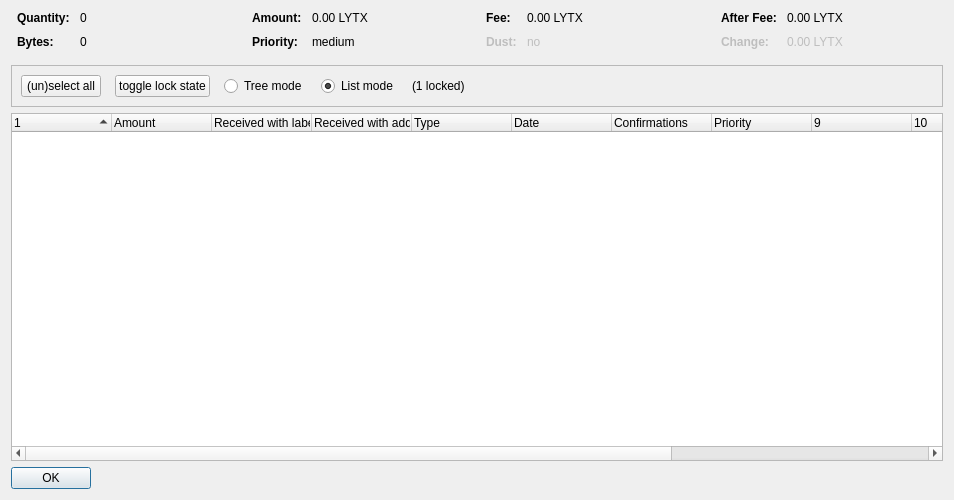
<?xml version="1.0" encoding="UTF-8"?>
<ui version="4.0">
 <class>CoinControlDialog</class>
 <widget class="QDialog" name="CoinControlDialog">
  <property name="geometry">
   <rect>
    <x>0</x>
    <y>0</y>
    <width>954</width>
    <height>500</height>
   </rect>
  </property>
  <property name="windowTitle">
   <string>Coin Selection</string>
  </property>
  <layout class="QVBoxLayout" name="verticalLayout">
   <item>
    <layout class="QHBoxLayout" name="horizontalLayoutTop" stretch="0,0,0,0">
     <property name="topMargin">
      <number>0</number>
     </property>
     <property name="bottomMargin">
      <number>10</number>
     </property>
     <item>
      <layout class="QFormLayout" name="formLayoutCoinControl1">
       <property name="horizontalSpacing">
        <number>10</number>
       </property>
       <property name="verticalSpacing">
        <number>10</number>
       </property>
       <property name="leftMargin">
        <number>6</number>
       </property>
       <property name="rightMargin">
        <number>6</number>
       </property>
       <item row="0" column="0">
        <widget class="QLabel" name="labelCoinControlQuantityText">
         <property name="font">
          <font>
           <weight>75</weight>
           <bold>true</bold>
          </font>
         </property>
         <property name="text">
          <string>Quantity:</string>
         </property>
        </widget>
       </item>
       <item row="0" column="1">
        <widget class="QLabel" name="labelCoinControlQuantity">
         <property name="cursor">
          <cursorShape>IBeamCursor</cursorShape>
         </property>
         <property name="contextMenuPolicy">
          <enum>Qt::ActionsContextMenu</enum>
         </property>
         <property name="text">
          <string notr="true">0</string>
         </property>
         <property name="textInteractionFlags">
          <set>Qt::LinksAccessibleByMouse|Qt::TextSelectableByKeyboard|Qt::TextSelectableByMouse</set>
         </property>
        </widget>
       </item>
       <item row="1" column="0">
        <widget class="QLabel" name="labelCoinControlBytesText">
         <property name="font">
          <font>
           <weight>75</weight>
           <bold>true</bold>
          </font>
         </property>
         <property name="text">
          <string>Bytes:</string>
         </property>
        </widget>
       </item>
       <item row="1" column="1">
        <widget class="QLabel" name="labelCoinControlBytes">
         <property name="cursor">
          <cursorShape>IBeamCursor</cursorShape>
         </property>
         <property name="contextMenuPolicy">
          <enum>Qt::ActionsContextMenu</enum>
         </property>
         <property name="text">
          <string notr="true">0</string>
         </property>
         <property name="textInteractionFlags">
          <set>Qt::LinksAccessibleByMouse|Qt::TextSelectableByKeyboard|Qt::TextSelectableByMouse</set>
         </property>
        </widget>
       </item>
      </layout>
     </item>
     <item>
      <layout class="QFormLayout" name="formLayoutCoinControl2">
       <property name="horizontalSpacing">
        <number>10</number>
       </property>
       <property name="verticalSpacing">
        <number>10</number>
       </property>
       <property name="leftMargin">
        <number>6</number>
       </property>
       <property name="rightMargin">
        <number>6</number>
       </property>
       <item row="0" column="0">
        <widget class="QLabel" name="labelCoinControlAmountText">
         <property name="font">
          <font>
           <weight>75</weight>
           <bold>true</bold>
          </font>
         </property>
         <property name="text">
          <string>Amount:</string>
         </property>
        </widget>
       </item>
       <item row="0" column="1">
        <widget class="QLabel" name="labelCoinControlAmount">
         <property name="cursor">
          <cursorShape>IBeamCursor</cursorShape>
         </property>
         <property name="contextMenuPolicy">
          <enum>Qt::ActionsContextMenu</enum>
         </property>
         <property name="text">
          <string notr="true">0.00 LYTX</string>
         </property>
         <property name="textInteractionFlags">
          <set>Qt::LinksAccessibleByMouse|Qt::TextSelectableByKeyboard|Qt::TextSelectableByMouse</set>
         </property>
        </widget>
       </item>
       <item row="1" column="0">
        <widget class="QLabel" name="labelCoinControlPriorityText">
         <property name="font">
          <font>
           <weight>75</weight>
           <bold>true</bold>
          </font>
         </property>
         <property name="text">
          <string>Priority:</string>
         </property>
        </widget>
       </item>
       <item row="1" column="1">
        <widget class="QLabel" name="labelCoinControlPriority">
         <property name="cursor">
          <cursorShape>IBeamCursor</cursorShape>
         </property>
         <property name="contextMenuPolicy">
          <enum>Qt::ActionsContextMenu</enum>
         </property>
         <property name="text">
          <string>medium</string>
         </property>
         <property name="textInteractionFlags">
          <set>Qt::LinksAccessibleByMouse|Qt::TextSelectableByKeyboard|Qt::TextSelectableByMouse</set>
         </property>
        </widget>
       </item>
      </layout>
     </item>
     <item>
      <layout class="QFormLayout" name="formLayoutCoinControl3">
       <property name="horizontalSpacing">
        <number>10</number>
       </property>
       <property name="verticalSpacing">
        <number>10</number>
       </property>
       <property name="leftMargin">
        <number>6</number>
       </property>
       <property name="rightMargin">
        <number>6</number>
       </property>
       <item row="0" column="0">
        <widget class="QLabel" name="labelCoinControlFeeText">
         <property name="font">
          <font>
           <weight>75</weight>
           <bold>true</bold>
          </font>
         </property>
         <property name="text">
          <string>Fee:</string>
         </property>
        </widget>
       </item>
       <item row="0" column="1">
        <widget class="QLabel" name="labelCoinControlFee">
         <property name="cursor">
          <cursorShape>IBeamCursor</cursorShape>
         </property>
         <property name="contextMenuPolicy">
          <enum>Qt::ActionsContextMenu</enum>
         </property>
         <property name="text">
          <string notr="true">0.00 LYTX</string>
         </property>
         <property name="textInteractionFlags">
          <set>Qt::LinksAccessibleByMouse|Qt::TextSelectableByKeyboard|Qt::TextSelectableByMouse</set>
         </property>
        </widget>
       </item>
       <item row="1" column="0">
        <widget class="QLabel" name="labelCoinControlLowOutputText">
         <property name="enabled">
          <bool>false</bool>
         </property>
         <property name="font">
          <font>
           <weight>75</weight>
           <bold>true</bold>
          </font>
         </property>
         <property name="text">
          <string>Dust:</string>
         </property>
        </widget>
       </item>
       <item row="1" column="1">
        <widget class="QLabel" name="labelCoinControlLowOutput">
         <property name="enabled">
          <bool>false</bool>
         </property>
         <property name="cursor">
          <cursorShape>IBeamCursor</cursorShape>
         </property>
         <property name="contextMenuPolicy">
          <enum>Qt::ActionsContextMenu</enum>
         </property>
         <property name="text">
          <string>no</string>
         </property>
         <property name="textInteractionFlags">
          <set>Qt::LinksAccessibleByMouse|Qt::TextSelectableByKeyboard|Qt::TextSelectableByMouse</set>
         </property>
        </widget>
       </item>
      </layout>
     </item>
     <item>
      <layout class="QFormLayout" name="formLayoutCoinControl4">
       <property name="horizontalSpacing">
        <number>10</number>
       </property>
       <property name="verticalSpacing">
        <number>10</number>
       </property>
       <property name="leftMargin">
        <number>6</number>
       </property>
       <property name="rightMargin">
        <number>6</number>
       </property>
       <item row="0" column="0">
        <widget class="QLabel" name="labelCoinControlAfterFeeText">
         <property name="font">
          <font>
           <weight>75</weight>
           <bold>true</bold>
          </font>
         </property>
         <property name="text">
          <string>After Fee:</string>
         </property>
        </widget>
       </item>
       <item row="0" column="1">
        <widget class="QLabel" name="labelCoinControlAfterFee">
         <property name="cursor">
          <cursorShape>IBeamCursor</cursorShape>
         </property>
         <property name="contextMenuPolicy">
          <enum>Qt::ActionsContextMenu</enum>
         </property>
         <property name="text">
          <string notr="true">0.00 LYTX</string>
         </property>
         <property name="textInteractionFlags">
          <set>Qt::LinksAccessibleByMouse|Qt::TextSelectableByKeyboard|Qt::TextSelectableByMouse</set>
         </property>
        </widget>
       </item>
       <item row="1" column="0">
        <widget class="QLabel" name="labelCoinControlChangeText">
         <property name="enabled">
          <bool>false</bool>
         </property>
         <property name="font">
          <font>
           <weight>75</weight>
           <bold>true</bold>
          </font>
         </property>
         <property name="text">
          <string>Change:</string>
         </property>
        </widget>
       </item>
       <item row="1" column="1">
        <widget class="QLabel" name="labelCoinControlChange">
         <property name="enabled">
          <bool>false</bool>
         </property>
         <property name="cursor">
          <cursorShape>IBeamCursor</cursorShape>
         </property>
         <property name="contextMenuPolicy">
          <enum>Qt::ActionsContextMenu</enum>
         </property>
         <property name="text">
          <string notr="true">0.00 LYTX</string>
         </property>
         <property name="textInteractionFlags">
          <set>Qt::LinksAccessibleByMouse|Qt::TextSelectableByKeyboard|Qt::TextSelectableByMouse</set>
         </property>
        </widget>
       </item>
      </layout>
     </item>
    </layout>
   </item>
   <item>
    <widget class="QFrame" name="frame">
     <property name="minimumSize">
      <size>
       <width>0</width>
       <height>40</height>
      </size>
     </property>
     <property name="frameShape">
      <enum>QFrame::StyledPanel</enum>
     </property>
     <property name="frameShadow">
      <enum>QFrame::Sunken</enum>
     </property>
     <layout class="QHBoxLayout" name="horizontalLayout">
      <item>
       <layout class="QHBoxLayout" name="horizontalLayoutPanel" stretch="0,0,0,0,0,0">
        <property name="spacing">
         <number>14</number>
        </property>
        <item>
         <widget class="QPushButton" name="pushButtonSelectAll">
          <property name="sizePolicy">
           <sizepolicy hsizetype="Maximum" vsizetype="Fixed">
            <horstretch>0</horstretch>
            <verstretch>0</verstretch>
           </sizepolicy>
          </property>
          <property name="text">
           <string>(un)select all</string>
          </property>
          <property name="autoDefault">
           <bool>false</bool>
          </property>
         </widget>
        </item>
        <item>
         <widget class="QPushButton" name="pushButtonToggleLock">
          <property name="sizePolicy">
           <sizepolicy hsizetype="Maximum" vsizetype="Fixed">
            <horstretch>0</horstretch>
            <verstretch>0</verstretch>
           </sizepolicy>
          </property>
          <property name="text">
           <string>toggle lock state</string>
          </property>
          <property name="autoDefault">
           <bool>false</bool>
          </property>
         </widget>
        </item>
        <item>
         <widget class="QRadioButton" name="radioTreeMode">
          <property name="sizePolicy">
           <sizepolicy hsizetype="Maximum" vsizetype="Fixed">
            <horstretch>0</horstretch>
            <verstretch>0</verstretch>
           </sizepolicy>
          </property>
          <property name="text">
           <string>Tree mode</string>
          </property>
         </widget>
        </item>
        <item>
         <widget class="QRadioButton" name="radioListMode">
          <property name="sizePolicy">
           <sizepolicy hsizetype="Maximum" vsizetype="Fixed">
            <horstretch>0</horstretch>
            <verstretch>0</verstretch>
           </sizepolicy>
          </property>
          <property name="text">
           <string>List mode</string>
          </property>
          <property name="checked">
           <bool>true</bool>
          </property>
         </widget>
        </item>
        <item>
         <widget class="QLabel" name="labelLocked">
          <property name="text">
           <string>(1 locked)</string>
          </property>
         </widget>
        </item>
        <item>
         <spacer name="horizontalSpacer">
          <property name="orientation">
           <enum>Qt::Horizontal</enum>
          </property>
          <property name="sizeHint" stdset="0">
           <size>
            <width>40</width>
            <height>20</height>
           </size>
          </property>
         </spacer>
        </item>
       </layout>
      </item>
     </layout>
    </widget>
   </item>
   <item>
    <widget class="CoinControlTreeWidget" name="treeWidget">
     <property name="contextMenuPolicy">
      <enum>Qt::CustomContextMenu</enum>
     </property>
     <property name="sortingEnabled">
      <bool>false</bool>
     </property>
     <property name="columnCount">
      <number>13</number>
     </property>
     <attribute name="headerShowSortIndicator" stdset="0">
      <bool>true</bool>
     </attribute>
     <attribute name="headerStretchLastSection">
      <bool>false</bool>
     </attribute>
     <column>
      <property name="text">
       <string/>
      </property>
     </column>
     <column>
      <property name="text">
       <string>Amount</string>
      </property>
     </column>
     <column>
      <property name="text">
       <string>Received with label</string>
      </property>
     </column>
     <column>
      <property name="text">
       <string>Received with address</string>
      </property>
     </column>
     <column>
      <property name="text">
       <string>Type</string>
      </property>
     </column>
     <column>
      <property name="text">
       <string>Date</string>
      </property>
     </column>
     <column>
      <property name="text">
       <string>Confirmations</string>
      </property>
      <property name="toolTip">
       <string>Confirmed</string>
      </property>
     </column>
     <column>
      <property name="text">
       <string>Priority</string>
      </property>
     </column>
     <column>
      <property name="text">
       <string/>
      </property>
     </column>
     <column>
      <property name="text">
       <string/>
      </property>
     </column>
     <column>
      <property name="text">
       <string/>
      </property>
     </column>
     <column>
      <property name="text">
       <string/>
      </property>
     </column>
     <column>
      <property name="text">
       <string/>
      </property>
     </column>
    </widget>
   </item>
   <item>
    <widget class="QDialogButtonBox" name="buttonBox">
     <property name="sizePolicy">
      <sizepolicy hsizetype="Maximum" vsizetype="Fixed">
       <horstretch>0</horstretch>
       <verstretch>0</verstretch>
      </sizepolicy>
     </property>
     <property name="orientation">
      <enum>Qt::Horizontal</enum>
     </property>
     <property name="standardButtons">
      <set>QDialogButtonBox::Ok</set>
     </property>
    </widget>
   </item>
  </layout>
 </widget>
 <customwidgets>
  <customwidget>
   <class>CoinControlTreeWidget</class>
   <extends>QTreeWidget</extends>
   <header>coincontroltreewidget.h</header>
  </customwidget>
 </customwidgets>
 <resources/>
 <connections/>
</ui>
